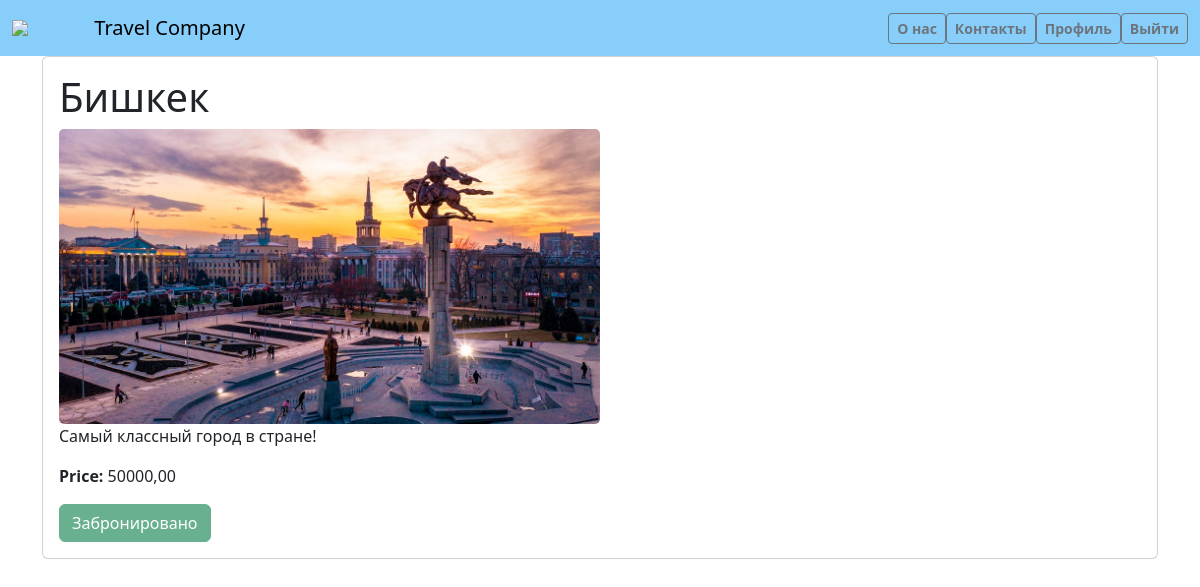
Page /tour_detail/1/ (signed in) on the committed database.
### main/models.py (models this page shows, shortened)
class Tour(models.Model):
    destination = models.ForeignKey(Destination, on_delete=models.CASCADE)
    user = models.ForeignKey(User, on_delete=models.CASCADE)
    price = models.DecimalField(max_digits=10, decimal_places=2)
    image = models.ImageField(upload_to='tour_detail_imаge/')
    available_seats = models.IntegerField(default=50)
    book_data = models.DateField(auto_now_add=True)

class Destination(models.Model):
    name = models.CharField(max_length=50)
    description = models.TextField()
    image = models.ImageField(upload_to='destination/')

### main/views.py (the view)
# urls.py: path('tour_detail/<int:pk>/', views.tour_detail, name='tour_detail'),
@login_required
def tour_detail(request, pk):
    tour = get_object_or_404(Tour, pk=pk)
    is_booked = False
    if request.user.is_authenticated:
        is_booked = Book_list.objects.filter(user=request.user, tour=tour).exists()
    return render(request, 'main/tour_detail.html', {'tour': tour, 'is_booked': is_booked})

### templates/main/tour_detail.html (shortened to what this page needs)
{% load static %}
<!DOCTYPE html>
<html lang="en">
<head>
    <link href="https://cdn.jsdelivr.net/npm/bootstrap@5.3.3/dist/css/bootstrap.min.css" rel="stylesheet"
>
</head>
<body>
<nav class="navbar navbar-expand-lg navbar-light" style="background-color: #87CEFA;">
    <div class="container-fluid">
        <img src="https://gas-kvas.com/grafic/uploads/posts/2024-01/gas-kvas-com-p-logotip-turagentstva-na-prozrachnom-fone-3.png"
             style="width: 7%">
        <a class="navbar-brand" href="{% url 'tour_list' %}">Travel Company</a>
        <div class="collapse navbar-collapse" id="navbarNav">
            <ul class="navbar-nav ms-auto">
                <li class="nav-item">
                    <a class="btn btn-outline-secondary btn-lg btn-md btn-sm fw-bold" href="{% url 'about_us' %}">О нас</a>
                </li>
                <li class="nav-item">
                    <a class="btn btn-outline-secondary btn-lg btn-md btn-sm fw-bold" href="{% url 'contact' %}">Контакты</a>
                </li>
                {% if user.is_authenticated %}
                <li class="nav-item">
                    <a class="btn btn-outline-secondary btn-lg btn-md btn-sm fw-bold"
                       href="{% url 'profile' %}">Профиль</a>
                </li>
                <li class="nav-item">
                    <form method="post" action="{% url 'logout' %}">
                        <button type="submit" class="btn btn-outline-secondary btn-lg btn-md btn-sm fw-bold">Выйти
                        </button>
                    </form>
                </li>
                {% endif %}
            </ul>
        </div>
    </div>
</nav>
<div class="container">
    <div class="card">
        <div class="card-body">
            <h1 class="card-title">{{ tour.destination.name }}</h1>
            <img src="{{ tour.image.url }}" style="width: 50%;" class="card-img">
            <p class="card-text">{{ tour.destination.description }}</p>
            <p class="card-text"><strong>Price:</strong> {{ tour.price }}</p>
            {% if user.is_authenticated %}
            {% if is_booked %}
            <button class="btn btn-success" disabled>Забронировано</button>
                {% endif %}
                {% else %}
                <a href="{% url 'login' %}" class="btn btn-primary">Войти</a>
                <a href="{% url 'register' %}" class="btn btn-primary">Зарегистрироваться</a>
                {% endif %}
        </div>
    </div>
</div>
</body>
</html>

### rows in the picture
Tour: destination.name "Бишкек", image (picture), destination.description "Самый классный город в стране!", price "50000,00"
